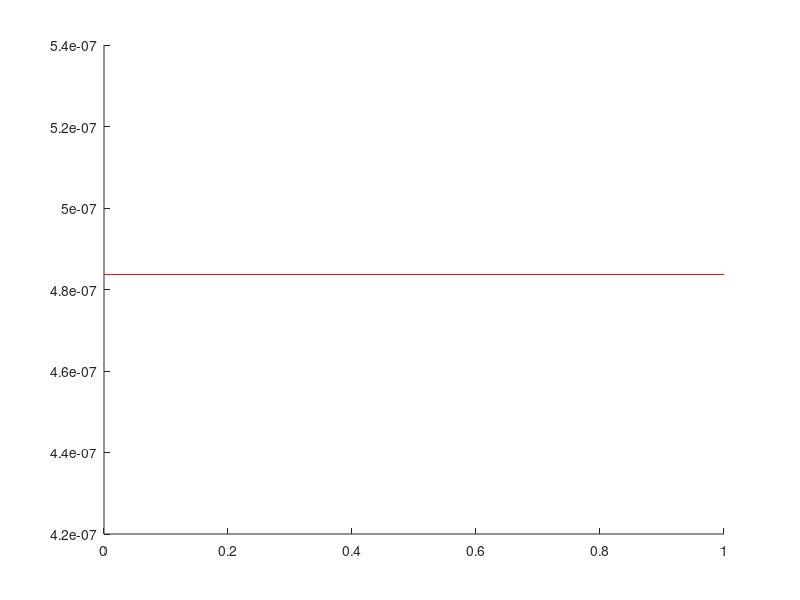

Reproduce this figure in MATLAB.
clc, clear all

dist = @(x,y) sqrt((x(1,:)-y(1)).^2 + (x(2,:)-y(2)).^2 + (x(3,:)-y(3)).^2);

if ismac
    matdirectory = '/Users/alex/Dropbox/resuspension/2011/trajectories(186-194)';
else
    matdirectory ='C:\Users\hadar\Dropbox\resuspension\2011\trajectories(186-194)\events_110';
end

large_ones = dir(fullfile(matdirectory,'large*'));

time_of_event = {};
%data_large = {};
%data_small = {};
data_drag = {};

R = 25;


D = 550 * 10^(-6); %diameter of the solid particle [m]
r = D/2;
A= pi * r^2 ;% the projected grain area perpendicular to flow direction

density_l = 0.998 ; % density of water ,temperature= 22 [gr/cm^3]
density_s = 1.065 ; %density of solid patricles [gr/cm^3]

CD = 2; % drag coefficient

%u_critical = 0.0655;
%f_drag_critical= 0.5* density_l*1000 * CD * A * (u_critical)^2;

% according to the article: impulse an particle dislodgement undr turbulent flow conditions
ws = (density_s -density_l)* 1000 * pi  * 9.81 *4 / 3 * r^3 ;%submerged particle weight 
fv = (1+0.5*(density_l/(density_s-density_l))); % 
f_drag_critical =  fv * ws  ; 
%u_square_critical = 2*fv*ws/(density_l* CD *A);

%according to shields parameter. article: grid stirred turbulence/Medina,Redondo
%s = density_s/density_l;
%theta_critical = 0.06; 
%u_critical= sqrt(theta_critical*(s-1)* 9.81 * D); %critical bed shear velocity
%f_drag_critical= 0.5* density_l*1000 * CD * A * (u_critical)^2;

 %for all the large particles
for kFiles = 1:length(large_ones)  
    
    % get the name of the data
    filename = large_ones(kFiles).name;
    [path,filename,ext] = fileparts(filename);
    
    % Load the largeXXXX.mat
    large = load(fullfile(matdirectory,filename));
    % and rename it to 'large'
    large = large.(filename);
    % Load the eventsXXXXX.mat
    events = load(fullfile(matdirectory,strrep(filename,'large','events')));
    
    % Load the small particle data and rename to 'small'
    small = load(fullfile(matdirectory,strrep(filename,'large','small')));
    small = small.(strrep(filename,'large','small'));
    
    numEvents = size(events.events,1);
    numSmallTraj = length(small);
    
    trajIds = unique(cat(1,large.trajid));
    
    
    
    for iEvents = 1:numEvents
        % Select the trajectory and the time of event
        time_of_event{kFiles,iEvents} = events.events(iEvents,2);
        trajind = trajIds == events.events(iEvents,1);
        
        % Take the single trajectory in which we had an event aside into
        % the temprorary 'data'
        
        data = large(trajind);
        
        
        % Along that trajectory, at each time step
        
        for ind = 1:length(data.t)
            
            xp = data.xf(ind);
            yp = data.yf(ind);
            zp = data.zf(ind);
            up = data.uf(ind);
            vp = data.vf(ind);
            wp = data.wf(ind);
            %velocity_p = [up,vp,wp];
            
            % storage
            %data_large{kFiles,iEvents,ind} = velocity_p;
            
            counter = 0;
            drag_force = 0;
            
            for j = 1:numSmallTraj % for all small ones
                
                distance = dist([small(j).xf,small(j).yf,small(j).zf]',[xp,yp,zp])';
                
                relevant = find(small(j).t == data.t(ind) &  distance <= R);
                
                if ~isempty(relevant)
                    
                    tmp = small(j);
                    tmp.uf = tmp.uf(relevant);
                    tmp.vf = tmp.vf(relevant);
                    tmp.wf = tmp.wf(relevant);
                    %tmp_velocity = [tmp.uf, tmp.vf, tmp.wf];
                    
                    velocity_p_f = [tmp.uf-up,tmp.vf-vp,tmp.wf-wp];
                    %velocity_p_f = [up-tmp.uf,vp-tmp.vf,wp-tmp.wf];
                    drag_force = drag_force + 0.5* density_l*1000* CD * A * norm(velocity_p_f) * velocity_p_f;% sum of all the relevant small particles
                    
                    counter = counter + 1;
                    
                    % if verbose,plot_long_trajectories(tmp(relevant),1,hf);   end
                    
                end % relevant
            end % smalltraj
            
            %data_small{kFiles,iEvents,ind} =  tmp_velocity;
            data_drag{kFiles,iEvents,ind} =  norm (drag_force) / counter; % average  of the   absolute drag force
            time_data_small{kFiles, iEvents,ind} = data.t(ind);
            
          
            
        end
    end
end

save drag_force_R25_110_article.mat


%%
figure, hold on,
for kFiles = 1:size(data_drag,1)
    for iEvents = 1:size(data_drag,2)
        if ~isempty([time_of_event{kFiles,iEvents}])
            plot([time_data_small{kFiles,iEvents,:}]-[time_data_small{kFiles,iEvents,1}],[data_drag{kFiles,iEvents,:}]); 
            tmp = [data_drag{kFiles,iEvents,:}];
            t1 = max([time_of_event{kFiles,iEvents}]-[time_data_small{kFiles,iEvents,1}]-1,1);
            plot(t1,tmp(t1+1),'ro','MarkerSize',10); % time of the event
           
        end
    end
end
xlim = get(gca,'xlim');
plot(xlim,[f_drag_critical,f_drag_critical], 'r'); % make a line
%plot(xlim,[f_drag_critical_1,f_drag_critical_1], 'g'); % make a line
hold off
